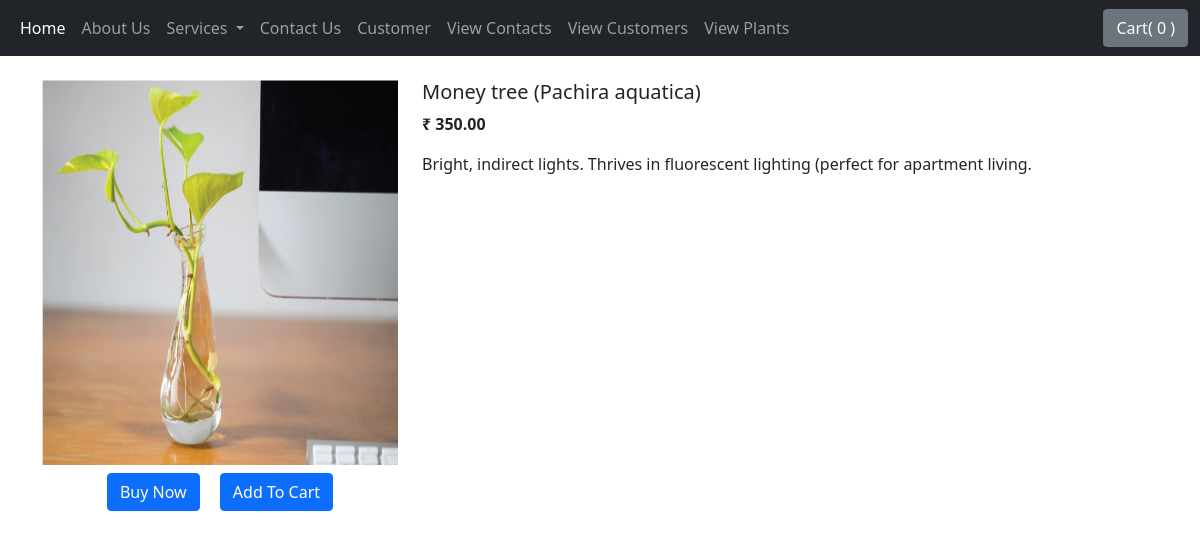
/products/5, run on the app's committed database.
### home/models.py (models this page shows)
class Plant(models.Model):#https://greatist.com/health/types-of-indoor-plants#small-indoor-plants
    plants_name  = (
        ('Money tree (Pachira aquatica)', 'Money tree (Pachira aquatica)'),
        ('Fiddle leaf fig (Ficus lyrata)', 'Fiddle leaf fig (Ficus lyrata)'),
        ('Rubber plant (Ficus elastica)', 'Rubber plant (Ficus elastica)'),#
        ('Giant bird of paradise (Strelitzia nicolai)', 'Giant bird of paradise (Strelitzia nicolai)'),
        ('Monstera (Monstera deliciosa)', 'Monstera (Monstera deliciosa)')
    )
    availablety  = (('Yes', 'Yes'),('No', 'No'))
    indoor_outdoor  = (('Indoor', 'Indoor'),('Outdoor', 'Outdoor'),('B', 'Both'))
    plant_category = models.CharField(max_length=50, choices=indoor_outdoor)
    id = models.AutoField(primary_key=True)
    plant_name = models.CharField(max_length=50, choices=plants_name, default="")
    plant_available = models.CharField(max_length=50, choices=availablety, default="No")
    plant_subcategory = models.CharField(max_length=50, choices=indoor_outdoor)
    plant_age = models.CharField(max_length=200)
    plant_desc = models.CharField(max_length=500, default="")
    plant_price= models.DecimalField(max_digits=10, decimal_places=2, default="")
    plant_discount_price= models.DecimalField(max_digits=10, decimal_places=2, default="0.0")
    plant_stars = models.IntegerField( default="0")
    date = models.DateField()
    plant_image= models.ImageField(upload_to="plants/images", default="")
    def __str__(self):
     return self.plant_name+"_"+self.plant_category+"_"+str(self.id)

### home/views.py (the view)
# urls.py: path("products/<int:myid>", views.ProductView, name='ProductView'),
def ProductView(request,myid): # here we are fetching data from database and listing on html page
    product = Plant.objects.filter(id=myid)
    print(product)
    params = {'product': product[0]}
    return render(request, 'shoap/product_view.html',params)

### templates/shoap/product_view.html (shortened to what this page needs)
{% extends 'base.html' %}
{% block body %}
        <div class="container my-4">
            <div class="row">
            <div class="col-md-4">
            <div class="row">
                <img src="{{product.plant_image.url}}"  width="233px" height="385px">
            </div>
            <center>
                <div class="col">
                <button class="btn btn-primary my-2 mx-2">Buy Now </button>
                <button class="btn btn-primary my-2 mx-2">Add To Cart </button>
            </div>
        </center>
            </div>
            <div class="col-md-8">
                <h5>{{product.plant_name}}</h5>
                <p><b>₹ {{product.plant_price}} </b></p>
                <p>{{product.plant_desc}}</p>
            </div>
        </div>
{% endblock body %}

### data on the page
Plant: plant_image (picture), plant_name "Money tree (Pachira aquatica)", plant_price "350.00", plant_desc "Bright, indirect lights. Thrives in fluorescent lighting (perfect for apartment living."
